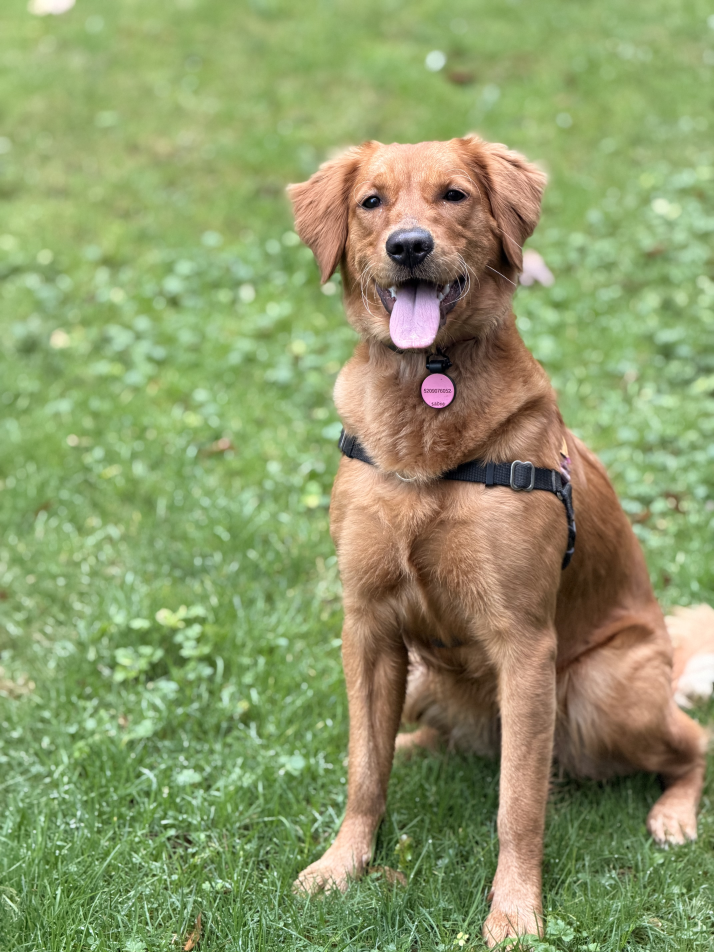
#> input picture mirrors/repos/agent-skills-hub@agent-skills-hub/skills/last30days/assets/dog-original.jpeg, 4284 x 5712 px (shown at 1/6 size)
$ python build_preview_sheet.py ../../../../../agent-skills-hub@agent-skills-hub/skills/last30days/assets/dog-original.jpeg --out out.png
#> lines starting #> are read from the running program, lines starting #| are printed output that depends on the picture
#!/usr/bin/env python3
"""Build a labelled nearest-neighbor contact sheet for raster game assets.

Requires Pillow 10+. Inputs are sorted by path so repeated runs stay stable.
"""

from __future__ import annotations

import argparse
import math
from pathlib import Path

from PIL import Image, ImageDraw, ImageFont


def checkerboard(size: tuple[int, int], tile: int = 12) -> Image.Image:
#> called with size = (192, 192), tile = 12
    image = Image.new("RGBA", size, "#c9c9c9")
    draw = ImageDraw.Draw(image)
    for y in range(0, size[1], tile):
        for x in range(0, size[0], tile):
            if (x // tile + y // tile) % 2:
                draw.rectangle((x, y, x + tile - 1, y + tile - 1), fill="#eeeeee")
    return image


def fit_nearest(image: Image.Image, max_size: tuple[int, int]) -> Image.Image:
    source = image.convert("RGBA")
    scale = min(max_size[0] / source.width, max_size[1] / source.height)
    if scale >= 1:
        scale = max(1, math.floor(scale))
    width = max(1, round(source.width * scale))
    height = max(1, round(source.height * scale))
    return source.resize((width, height), Image.Resampling.NEAREST)


def main() -> int:
    parser = argparse.ArgumentParser(description=__doc__)
    parser.add_argument("inputs", nargs="+", type=Path)
    parser.add_argument("--out", required=True, type=Path)
    parser.add_argument("--columns", type=int, default=4)
    parser.add_argument("--cell-size", type=int, default=192)
    parser.add_argument("--padding", type=int, default=12)
    args = parser.parse_args()

    if args.columns <= 0 or args.cell_size <= 0 or args.padding < 0:
        parser.error("columns/cell-size must be positive and padding cannot be negative")

    paths = sorted({path.resolve() for path in args.inputs})
    missing = [path for path in paths if not path.is_file()]
    if missing:
        parser.error("missing input(s): " + ", ".join(path.as_posix() for path in missing))

    label_height = 24
    cell_width = args.cell_size + args.padding * 2
    cell_height = args.cell_size + label_height + args.padding * 2
    rows = math.ceil(len(paths) / args.columns)
    sheet = Image.new("RGBA", (cell_width * args.columns, cell_height * rows), "#202124")
    draw = ImageDraw.Draw(sheet)
    font = ImageFont.load_default()

    for index, path in enumerate(paths):
        column, row = index % args.columns, index // args.columns
        left, top = column * cell_width, row * cell_height
        preview = checkerboard((args.cell_size, args.cell_size))
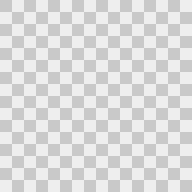
#> preview: PIL image 192x192 RGBA; mean R, G, B, A 219.5, 219.5, 219.5, 255
        with Image.open(path) as source:
#> source is the input picture: PIL image 4284x5712 RGB; mean R, G, B 141.6, 153.7, 105.4
            fitted = fit_nearest(source, (args.cell_size, args.cell_size))
#> in fit_nearest, `return source.resize((width, height), Image.Resampling.NEAREST)`:
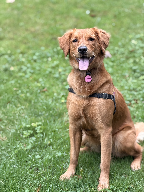
#> returned value: PIL image 144x192 RGBA; mean R, G, B, A 141.7, 153.8, 105.4, 255
        x = (args.cell_size - fitted.width) // 2
#> x = 24
        y = (args.cell_size - fitted.height) // 2
#> y = 0
        preview.alpha_composite(fitted, (x, y))
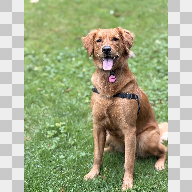
#> preview: PIL image 192x192 RGBA; mean R, G, B, A 161.2, 170.2, 134, 255
        sheet.alpha_composite(preview, (left + args.padding, top + args.padding))
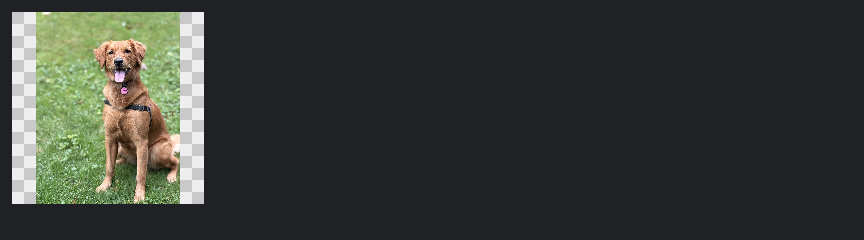
#> sheet: PIL image 864x240 RGBA; mean R, G, B, A 55, 57.4, 53.4, 255
        label = path.name
        if len(label) > 30:
            label = label[:27] + "..."
        draw.text(
            (left + args.padding, top + args.padding + args.cell_size + 6),
            label,
            fill="#ffffff",
            font=font,
        )

    args.out.parent.mkdir(parents=True, exist_ok=True)
    sheet.convert("RGB").save(args.out, quality=95)
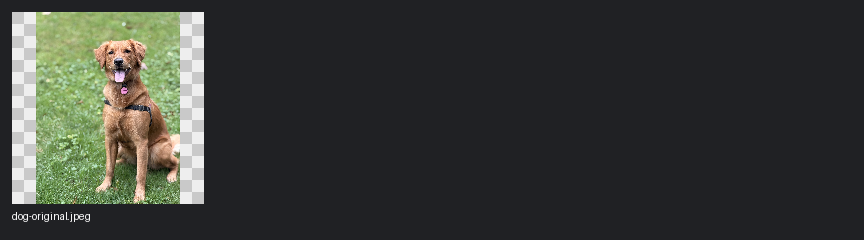
#> saved as out.png: PIL image 864x240 RGB; mean R, G, B 55.2, 57.6, 53.6
    print(f"Wrote {args.out} ({len(paths)} assets, {args.columns} columns)")
    return 0


if __name__ == "__main__":
    raise SystemExit(main())
#> (the program exits here)

$ run again, on mirrors/repos/agent-skills-hub@agent-skills-hub/skills/last30days/assets/dog-as-human.png
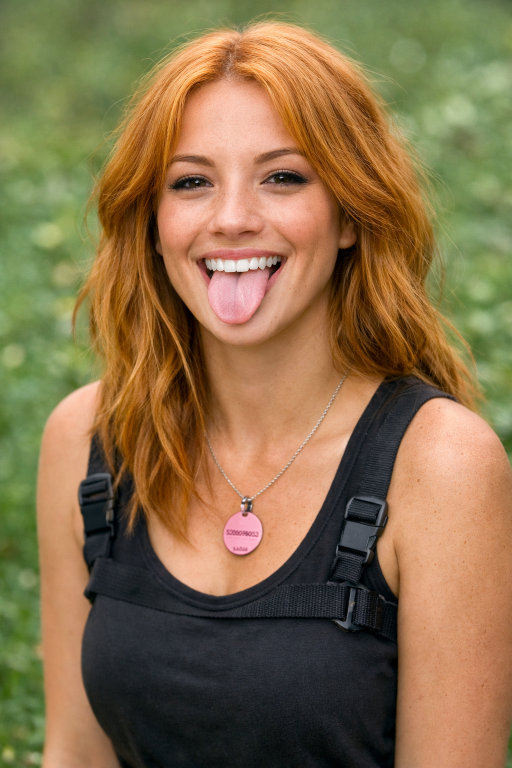
#> input picture mirrors/repos/agent-skills-hub@agent-skills-hub/skills/last30days/assets/dog-as-human.png, 1024 x 1536 px (shown at 1/2 size)
#> in main, source is the input picture: PIL image 1024x1536 RGB; mean R, G, B 135.4, 111.4, 74.9
#> source: PIL image 1024x1536 RGBA
#> in main, `preview.alpha_composite(fitted, (x, y))`:
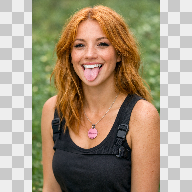
#> preview: PIL image 192x192 RGBA; mean R, G, B, A 163.9, 147.9, 123.5, 255
#> in main, `sheet.convert("RGB").save(args.out, quality=95)`:
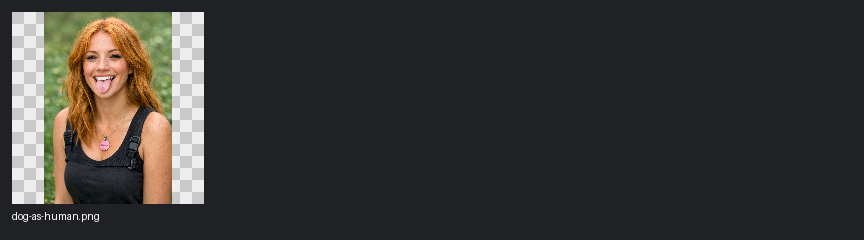
#> saved as out.png: PIL image 864x240 RGB; mean R, G, B 55.7, 53.6, 51.8
